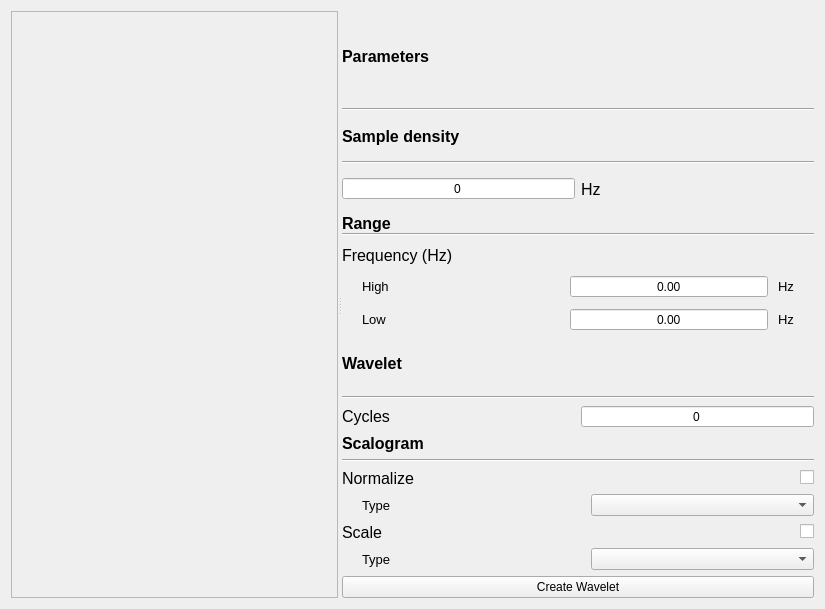
<?xml version="1.0" encoding="UTF-8"?>
<ui version="4.0">
 <class>Wavelet</class>
 <widget class="QWidget" name="Wavelet">
  <property name="geometry">
   <rect>
    <x>0</x>
    <y>0</y>
    <width>825</width>
    <height>609</height>
   </rect>
  </property>
  <property name="windowTitle">
   <string>Wavelet</string>
  </property>
  <layout class="QHBoxLayout" name="horizontalLayout_11">
   <item>
    <widget class="QSplitter" name="splitter">
     <property name="orientation">
      <enum>Qt::Horizontal</enum>
     </property>
     <widget class="QFrame" name="frame">
      <property name="sizePolicy">
       <sizepolicy hsizetype="Expanding" vsizetype="Expanding">
        <horstretch>0</horstretch>
        <verstretch>0</verstretch>
       </sizepolicy>
      </property>
      <property name="frameShape">
       <enum>QFrame::StyledPanel</enum>
      </property>
      <property name="frameShadow">
       <enum>QFrame::Raised</enum>
      </property>
     </widget>
     <widget class="QWidget" name="layoutWidget">
      <layout class="QVBoxLayout" name="verticalLayout_9">
       <item>
        <widget class="QLabel" name="parametersLabel">
         <property name="font">
          <font>
           <pointsize>12</pointsize>
           <weight>75</weight>
           <bold>true</bold>
          </font>
         </property>
         <property name="text">
          <string>Parameters</string>
         </property>
        </widget>
       </item>
       <item>
        <widget class="Line" name="line">
         <property name="orientation">
          <enum>Qt::Horizontal</enum>
         </property>
        </widget>
       </item>
       <item>
        <layout class="QVBoxLayout" name="verticalLayout">
         <item>
          <widget class="QLabel" name="sampleDensityLabel">
           <property name="font">
            <font>
             <pointsize>12</pointsize>
             <weight>75</weight>
             <bold>true</bold>
            </font>
           </property>
           <property name="text">
            <string>Sample density</string>
           </property>
          </widget>
         </item>
         <item>
          <widget class="Line" name="sampleDensityLine">
           <property name="orientation">
            <enum>Qt::Horizontal</enum>
           </property>
          </widget>
         </item>
         <item>
          <layout class="QHBoxLayout" name="horizontalLayout">
           <item>
            <widget class="QSpinBox" name="sampleDensitySpinBox">
             <property name="alignment">
              <set>Qt::AlignCenter</set>
             </property>
             <property name="buttonSymbols">
              <enum>QAbstractSpinBox::NoButtons</enum>
             </property>
            </widget>
           </item>
           <item>
            <widget class="QLabel" name="hzLabel">
             <property name="font">
              <font>
               <pointsize>12</pointsize>
              </font>
             </property>
             <property name="text">
              <string>Hz</string>
             </property>
            </widget>
           </item>
          </layout>
         </item>
        </layout>
       </item>
       <item>
        <layout class="QVBoxLayout" name="verticalLayout_5">
         <property name="spacing">
          <number>10</number>
         </property>
         <item>
          <layout class="QVBoxLayout" name="verticalLayout_4">
           <property name="spacing">
            <number>0</number>
           </property>
           <item>
            <widget class="QLabel" name="rangeLabel">
             <property name="sizePolicy">
              <sizepolicy hsizetype="Preferred" vsizetype="Fixed">
               <horstretch>0</horstretch>
               <verstretch>0</verstretch>
              </sizepolicy>
             </property>
             <property name="font">
              <font>
               <pointsize>12</pointsize>
               <weight>75</weight>
               <bold>true</bold>
              </font>
             </property>
             <property name="text">
              <string>Range</string>
             </property>
            </widget>
           </item>
           <item>
            <widget class="Line" name="rangeLine">
             <property name="orientation">
              <enum>Qt::Horizontal</enum>
             </property>
            </widget>
           </item>
          </layout>
         </item>
         <item>
          <layout class="QVBoxLayout" name="verticalLayout_3">
           <item>
            <widget class="QLabel" name="frequencyLabel">
             <property name="font">
              <font>
               <pointsize>12</pointsize>
              </font>
             </property>
             <property name="text">
              <string>Frequency (Hz)</string>
             </property>
            </widget>
           </item>
           <item>
            <layout class="QHBoxLayout" name="horizontalLayout_3">
             <item>
              <spacer name="horizontalSpacer_5">
               <property name="orientation">
                <enum>Qt::Horizontal</enum>
               </property>
               <property name="sizeType">
                <enum>QSizePolicy::Fixed</enum>
               </property>
               <property name="sizeHint" stdset="0">
                <size>
                 <width>20</width>
                 <height>20</height>
                </size>
               </property>
              </spacer>
             </item>
             <item>
              <widget class="QLabel" name="highLabel">
               <property name="font">
                <font>
                 <pointsize>10</pointsize>
                </font>
               </property>
               <property name="text">
                <string>High</string>
               </property>
              </widget>
             </item>
             <item>
              <widget class="QDoubleSpinBox" name="highFrequencySpinBox">
               <property name="alignment">
                <set>Qt::AlignCenter</set>
               </property>
               <property name="buttonSymbols">
                <enum>QAbstractSpinBox::NoButtons</enum>
               </property>
              </widget>
             </item>
             <item>
              <widget class="QLabel" name="hzHighFreqLabel">
               <property name="sizePolicy">
                <sizepolicy hsizetype="Fixed" vsizetype="Preferred">
                 <horstretch>0</horstretch>
                 <verstretch>0</verstretch>
                </sizepolicy>
               </property>
               <property name="font">
                <font>
                 <pointsize>10</pointsize>
                </font>
               </property>
               <property name="text">
                <string>Hz</string>
               </property>
              </widget>
             </item>
             <item>
              <spacer name="horizontalSpacer_2">
               <property name="orientation">
                <enum>Qt::Horizontal</enum>
               </property>
               <property name="sizeType">
                <enum>QSizePolicy::Preferred</enum>
               </property>
               <property name="sizeHint" stdset="0">
                <size>
                 <width>20</width>
                 <height>20</height>
                </size>
               </property>
              </spacer>
             </item>
            </layout>
           </item>
           <item>
            <layout class="QHBoxLayout" name="horizontalLayout_2">
             <item>
              <spacer name="horizontalSpacer_6">
               <property name="orientation">
                <enum>Qt::Horizontal</enum>
               </property>
               <property name="sizeType">
                <enum>QSizePolicy::Fixed</enum>
               </property>
               <property name="sizeHint" stdset="0">
                <size>
                 <width>20</width>
                 <height>20</height>
                </size>
               </property>
              </spacer>
             </item>
             <item>
              <widget class="QLabel" name="lowLabel">
               <property name="font">
                <font>
                 <pointsize>10</pointsize>
                </font>
               </property>
               <property name="text">
                <string>Low</string>
               </property>
              </widget>
             </item>
             <item>
              <widget class="QDoubleSpinBox" name="lowFrequencySpinBox">
               <property name="alignment">
                <set>Qt::AlignCenter</set>
               </property>
               <property name="buttonSymbols">
                <enum>QAbstractSpinBox::NoButtons</enum>
               </property>
              </widget>
             </item>
             <item>
              <widget class="QLabel" name="hzLowFreqLabel">
               <property name="sizePolicy">
                <sizepolicy hsizetype="Fixed" vsizetype="Preferred">
                 <horstretch>0</horstretch>
                 <verstretch>0</verstretch>
                </sizepolicy>
               </property>
               <property name="font">
                <font>
                 <pointsize>10</pointsize>
                </font>
               </property>
               <property name="text">
                <string>Hz</string>
               </property>
              </widget>
             </item>
             <item>
              <spacer name="horizontalSpacer">
               <property name="orientation">
                <enum>Qt::Horizontal</enum>
               </property>
               <property name="sizeType">
                <enum>QSizePolicy::Preferred</enum>
               </property>
               <property name="sizeHint" stdset="0">
                <size>
                 <width>20</width>
                 <height>20</height>
                </size>
               </property>
              </spacer>
             </item>
            </layout>
           </item>
          </layout>
         </item>
        </layout>
       </item>
       <item>
        <layout class="QVBoxLayout" name="verticalLayout_6">
         <item>
          <widget class="QLabel" name="waveletLabel">
           <property name="font">
            <font>
             <pointsize>12</pointsize>
             <weight>75</weight>
             <bold>true</bold>
            </font>
           </property>
           <property name="text">
            <string>Wavelet</string>
           </property>
          </widget>
         </item>
         <item>
          <widget class="Line" name="waveletLine">
           <property name="orientation">
            <enum>Qt::Horizontal</enum>
           </property>
          </widget>
         </item>
         <item>
          <layout class="QHBoxLayout" name="horizontalLayout_6">
           <item>
            <widget class="QLabel" name="cyclesLabel">
             <property name="font">
              <font>
               <pointsize>12</pointsize>
              </font>
             </property>
             <property name="text">
              <string>Cycles</string>
             </property>
            </widget>
           </item>
           <item>
            <widget class="QSpinBox" name="cyclesSpinBox">
             <property name="alignment">
              <set>Qt::AlignCenter</set>
             </property>
             <property name="buttonSymbols">
              <enum>QAbstractSpinBox::NoButtons</enum>
             </property>
            </widget>
           </item>
          </layout>
         </item>
        </layout>
       </item>
       <item>
        <layout class="QVBoxLayout" name="verticalLayout_8">
         <item>
          <widget class="QLabel" name="scalogramLabel">
           <property name="font">
            <font>
             <pointsize>12</pointsize>
             <weight>75</weight>
             <bold>true</bold>
            </font>
           </property>
           <property name="text">
            <string>Scalogram</string>
           </property>
          </widget>
         </item>
         <item>
          <widget class="Line" name="scalogramLine">
           <property name="orientation">
            <enum>Qt::Horizontal</enum>
           </property>
          </widget>
         </item>
         <item>
          <layout class="QVBoxLayout" name="verticalLayout_7">
           <item>
            <layout class="QHBoxLayout" name="horizontalLayout_9">
             <item>
              <widget class="QLabel" name="normalizeLabel">
               <property name="font">
                <font>
                 <pointsize>12</pointsize>
                </font>
               </property>
               <property name="text">
                <string>Normalize</string>
               </property>
              </widget>
             </item>
             <item>
              <spacer name="horizontalSpacer_11">
               <property name="orientation">
                <enum>Qt::Horizontal</enum>
               </property>
               <property name="sizeHint" stdset="0">
                <size>
                 <width>40</width>
                 <height>20</height>
                </size>
               </property>
              </spacer>
             </item>
             <item>
              <widget class="QCheckBox" name="normalizeCheckBox">
               <property name="text">
                <string/>
               </property>
              </widget>
             </item>
            </layout>
           </item>
           <item>
            <layout class="QHBoxLayout" name="horizontalLayout_7">
             <item>
              <spacer name="horizontalSpacer_9">
               <property name="orientation">
                <enum>Qt::Horizontal</enum>
               </property>
               <property name="sizeType">
                <enum>QSizePolicy::Fixed</enum>
               </property>
               <property name="sizeHint" stdset="0">
                <size>
                 <width>20</width>
                 <height>20</height>
                </size>
               </property>
              </spacer>
             </item>
             <item>
              <widget class="QLabel" name="typeNormalizeLabel">
               <property name="font">
                <font>
                 <pointsize>10</pointsize>
                </font>
               </property>
               <property name="text">
                <string>Type</string>
               </property>
              </widget>
             </item>
             <item>
              <widget class="QComboBox" name="normalizeComboBox"/>
             </item>
            </layout>
           </item>
           <item>
            <layout class="QHBoxLayout" name="horizontalLayout_10">
             <item>
              <widget class="QLabel" name="scaleLabel">
               <property name="font">
                <font>
                 <pointsize>12</pointsize>
                </font>
               </property>
               <property name="text">
                <string>Scale</string>
               </property>
              </widget>
             </item>
             <item>
              <spacer name="horizontalSpacer_12">
               <property name="orientation">
                <enum>Qt::Horizontal</enum>
               </property>
               <property name="sizeHint" stdset="0">
                <size>
                 <width>40</width>
                 <height>20</height>
                </size>
               </property>
              </spacer>
             </item>
             <item>
              <widget class="QCheckBox" name="scaleCheckBox">
               <property name="text">
                <string/>
               </property>
              </widget>
             </item>
            </layout>
           </item>
           <item>
            <layout class="QHBoxLayout" name="horizontalLayout_8">
             <item>
              <spacer name="horizontalSpacer_10">
               <property name="orientation">
                <enum>Qt::Horizontal</enum>
               </property>
               <property name="sizeType">
                <enum>QSizePolicy::Fixed</enum>
               </property>
               <property name="sizeHint" stdset="0">
                <size>
                 <width>20</width>
                 <height>20</height>
                </size>
               </property>
              </spacer>
             </item>
             <item>
              <widget class="QLabel" name="typeScaleLabel">
               <property name="font">
                <font>
                 <pointsize>10</pointsize>
                </font>
               </property>
               <property name="text">
                <string>Type</string>
               </property>
              </widget>
             </item>
             <item>
              <widget class="QComboBox" name="scaleComboBox"/>
             </item>
            </layout>
           </item>
          </layout>
         </item>
        </layout>
       </item>
       <item>
        <widget class="QPushButton" name="createWaveletButton">
         <property name="text">
          <string>Create Wavelet</string>
         </property>
        </widget>
       </item>
      </layout>
     </widget>
    </widget>
   </item>
  </layout>
 </widget>
 <resources/>
 <connections/>
</ui>
